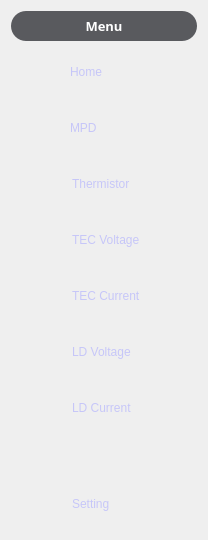
       <widget class="QFrame" name="frame_2">
        <property name="sizePolicy">
         <sizepolicy hsizetype="Fixed" vsizetype="Preferred">
          <horstretch>0</horstretch>
          <verstretch>0</verstretch>
         </sizepolicy>
        </property>
        <property name="minimumSize">
         <size>
          <width>150</width>
          <height>0</height>
         </size>
        </property>
        <property name="styleSheet">
         <string notr="true">QPushButton{
border: none;
border-radius: 15px;
color: rgba(170, 170, 255, 150);
text-align: left;
padding-left: 20px;
margin: 5px;
}
QPushButton:hover{
  background-color: #36393F;
  color:rgba(255, 255, 255, 210);
  border-radius:15px;
}
QPushButton:pressed{
  background:rgba(205, 118, 132, 200);
}</string>
        </property>
        <layout class="QVBoxLayout" name="verticalLayout_2">
         <item>
          <widget class="QLabel" name="label_2">
           <property name="minimumSize">
            <size>
             <width>0</width>
             <height>30</height>
            </size>
           </property>
           <property name="maximumSize">
            <size>
             <width>16777215</width>
             <height>30</height>
            </size>
           </property>
           <property name="palette">
            <palette>
             <active>
              <colorrole role="WindowText">
               <brush brushstyle="SolidPattern">
                <color alpha="255">
                 <red>255</red>
                 <green>255</green>
                 <blue>255</blue>
                </color>
               </brush>
              </colorrole>
              <colorrole role="Button">
               <brush brushstyle="SolidPattern">
                <color alpha="200">
                 <red>47</red>
                 <green>49</green>
                 <blue>54</blue>
                </color>
               </brush>
              </colorrole>
              <colorrole role="Text">
               <brush brushstyle="SolidPattern">
                <color alpha="255">
                 <red>255</red>
                 <green>255</green>
                 <blue>255</blue>
                </color>
               </brush>
              </colorrole>
              <colorrole role="ButtonText">
               <brush brushstyle="SolidPattern">
                <color alpha="255">
                 <red>255</red>
                 <green>255</green>
                 <blue>255</blue>
                </color>
               </brush>
              </colorrole>
              <colorrole role="Base">
               <brush brushstyle="SolidPattern">
                <color alpha="200">
                 <red>47</red>
                 <green>49</green>
                 <blue>54</blue>
                </color>
               </brush>
              </colorrole>
              <colorrole role="Window">
               <brush brushstyle="SolidPattern">
                <color alpha="200">
                 <red>47</red>
                 <green>49</green>
                 <blue>54</blue>
                </color>
               </brush>
              </colorrole>
              <colorrole role="PlaceholderText">
               <brush brushstyle="NoBrush">
                <color alpha="128">
                 <red>255</red>
                 <green>255</green>
                 <blue>255</blue>
                </color>
               </brush>
              </colorrole>
             </active>
             <inactive>
              <colorrole role="WindowText">
               <brush brushstyle="SolidPattern">
                <color alpha="255">
                 <red>255</red>
                 <green>255</green>
                 <blue>255</blue>
                </color>
               </brush>
              </colorrole>
              <colorrole role="Button">
               <brush brushstyle="SolidPattern">
                <color alpha="200">
                 <red>47</red>
                 <green>49</green>
                 <blue>54</blue>
                </color>
               </brush>
              </colorrole>
              <colorrole role="Text">
               <brush brushstyle="SolidPattern">
                <color alpha="255">
                 <red>255</red>
                 <green>255</green>
                 <blue>255</blue>
                </color>
               </brush>
              </colorrole>
              <colorrole role="ButtonText">
               <brush brushstyle="SolidPattern">
                <color alpha="255">
                 <red>255</red>
                 <green>255</green>
                 <blue>255</blue>
                </color>
               </brush>
              </colorrole>
              <colorrole role="Base">
               <brush brushstyle="SolidPattern">
                <color alpha="200">
                 <red>47</red>
                 <green>49</green>
                 <blue>54</blue>
                </color>
               </brush>
              </colorrole>
              <colorrole role="Window">
               <brush brushstyle="SolidPattern">
                <color alpha="200">
                 <red>47</red>
                 <green>49</green>
                 <blue>54</blue>
                </color>
               </brush>
              </colorrole>
              <colorrole role="PlaceholderText">
               <brush brushstyle="NoBrush">
                <color alpha="128">
                 <red>255</red>
                 <green>255</green>
                 <blue>255</blue>
                </color>
               </brush>
              </colorrole>
             </inactive>
             <disabled>
              <colorrole role="WindowText">
               <brush brushstyle="SolidPattern">
                <color alpha="255">
                 <red>255</red>
                 <green>255</green>
                 <blue>255</blue>
                </color>
               </brush>
              </colorrole>
              <colorrole role="Button">
               <brush brushstyle="SolidPattern">
                <color alpha="200">
                 <red>47</red>
                 <green>49</green>
                 <blue>54</blue>
                </color>
               </brush>
              </colorrole>
              <colorrole role="Text">
               <brush brushstyle="SolidPattern">
                <color alpha="255">
                 <red>255</red>
                 <green>255</green>
                 <blue>255</blue>
                </color>
               </brush>
              </colorrole>
              <colorrole role="ButtonText">
               <brush brushstyle="SolidPattern">
                <color alpha="255">
                 <red>255</red>
                 <green>255</green>
                 <blue>255</blue>
                </color>
               </brush>
              </colorrole>
              <colorrole role="Base">
               <brush brushstyle="SolidPattern">
                <color alpha="200">
                 <red>47</red>
                 <green>49</green>
                 <blue>54</blue>
                </color>
               </brush>
              </colorrole>
              <colorrole role="Window">
               <brush brushstyle="SolidPattern">
                <color alpha="200">
                 <red>47</red>
                 <green>49</green>
                 <blue>54</blue>
                </color>
               </brush>
              </colorrole>
              <colorrole role="PlaceholderText">
               <brush brushstyle="NoBrush">
                <color alpha="128">
                 <red>255</red>
                 <green>255</green>
                 <blue>255</blue>
                </color>
               </brush>
              </colorrole>
             </disabled>
            </palette>
           </property>
           <property name="font">
            <font>
             <family>맑은 고딕</family>
             <pointsize>10</pointsize>
             <weight>75</weight>
             <bold>true</bold>
            </font>
           </property>
           <property name="styleSheet">
            <string notr="true">background-color: rgba(47, 49, 54, 200);
border: none;
border-radius: 15px;
color: rgb(255, 255, 255);</string>
           </property>
           <property name="text">
            <string>Menu</string>
           </property>
           <property name="alignment">
            <set>Qt::AlignCenter</set>
           </property>
          </widget>
         </item>
         <item>
          <layout class="QHBoxLayout" name="horizontalLayout_3">
           <property name="spacing">
            <number>0</number>
           </property>
           <property name="topMargin">
            <number>0</number>
           </property>
           <item>
            <widget class="QLabel" name="label_3">
             <property name="minimumSize">
              <size>
               <width>30</width>
               <height>30</height>
              </size>
             </property>
             <property name="maximumSize">
              <size>
               <width>30</width>
               <height>30</height>
              </size>
             </property>
             <property name="styleSheet">
              <string notr="true">image: url(:/img/svg/home.svg);</string>
             </property>
             <property name="text">
              <string/>
             </property>
            </widget>
           </item>
           <item>
            <widget class="QPushButton" name="btn_home">
             <property name="minimumSize">
              <size>
               <width>150</width>
               <height>50</height>
              </size>
             </property>
             <property name="maximumSize">
              <size>
               <width>150</width>
               <height>50</height>
              </size>
             </property>
             <property name="autoFillBackground">
              <bool>false</bool>
             </property>
             <property name="styleSheet">
              <string notr="true"/>
             </property>
             <property name="text">
              <string>Home</string>
             </property>
            </widget>
           </item>
          </layout>
         </item>
         <item>
          <layout class="QHBoxLayout" name="horizontalLayout_5">
           <property name="spacing">
            <number>0</number>
           </property>
           <property name="topMargin">
            <number>0</number>
           </property>
           <item>
            <widget class="QLabel" name="label_5">
             <property name="minimumSize">
              <size>
               <width>30</width>
               <height>30</height>
              </size>
             </property>
             <property name="maximumSize">
              <size>
               <width>30</width>
               <height>30</height>
              </size>
             </property>
             <property name="styleSheet">
              <string notr="true">image: url(:/img/svg/line_chart.svg);</string>
             </property>
             <property name="text">
              <string/>
             </property>
            </widget>
           </item>
           <item>
            <widget class="QPushButton" name="btn_mpd">
             <property name="minimumSize">
              <size>
               <width>150</width>
               <height>50</height>
              </size>
             </property>
             <property name="maximumSize">
              <size>
               <width>150</width>
               <height>50</height>
              </size>
             </property>
             <property name="autoFillBackground">
              <bool>false</bool>
             </property>
             <property name="styleSheet">
              <string notr="true"/>
             </property>
             <property name="text">
              <string>MPD</string>
             </property>
            </widget>
           </item>
          </layout>
         </item>
         <item>
          <layout class="QHBoxLayout" name="horizontalLayout_4">
           <property name="topMargin">
            <number>0</number>
           </property>
           <item>
            <widget class="QLabel" name="label_4">
             <property name="minimumSize">
              <size>
               <width>30</width>
               <height>30</height>
              </size>
             </property>
             <property name="maximumSize">
              <size>
               <width>30</width>
               <height>30</height>
              </size>
             </property>
             <property name="styleSheet">
              <string notr="true">image: url(:/img/svg/heat_map.svg);</string>
             </property>
             <property name="text">
              <string/>
             </property>
            </widget>
           </item>
           <item>
            <widget class="QPushButton" name="btn_ther">
             <property name="minimumSize">
              <size>
               <width>150</width>
               <height>50</height>
              </size>
             </property>
             <property name="maximumSize">
              <size>
               <width>150</width>
               <height>50</height>
              </size>
             </property>
             <property name="autoFillBackground">
              <bool>false</bool>
             </property>
             <property name="styleSheet">
              <string notr="true"/>
             </property>
             <property name="text">
              <string>Thermistor</string>
             </property>
            </widget>
           </item>
          </layout>
         </item>
         <item>
          <layout class="QHBoxLayout" name="horizontalLayout_6">
           <property name="topMargin">
            <number>0</number>
           </property>
           <item>
            <widget class="QLabel" name="label_6">
             <property name="minimumSize">
              <size>
               <width>30</width>
               <height>30</height>
              </size>
             </property>
             <property name="maximumSize">
              <size>
               <width>30</width>
               <height>30</height>
              </size>
             </property>
             <property name="styleSheet">
              <string notr="true">image: url(:/img/svg/combo_chart.svg);</string>
             </property>
             <property name="text">
              <string/>
             </property>
            </widget>
           </item>
           <item>
            <widget class="QPushButton" name="btn_tec_volt">
             <property name="minimumSize">
              <size>
               <width>150</width>
               <height>50</height>
              </size>
             </property>
             <property name="maximumSize">
              <size>
               <width>150</width>
               <height>50</height>
              </size>
             </property>
             <property name="autoFillBackground">
              <bool>false</bool>
             </property>
             <property name="styleSheet">
              <string notr="true"/>
             </property>
             <property name="text">
              <string>TEC Voltage</string>
             </property>
            </widget>
           </item>
          </layout>
         </item>
         <item>
          <layout class="QHBoxLayout" name="horizontalLayout_7">
           <property name="topMargin">
            <number>0</number>
           </property>
           <item>
            <widget class="QLabel" name="label_7">
             <property name="minimumSize">
              <size>
               <width>30</width>
               <height>30</height>
              </size>
             </property>
             <property name="maximumSize">
              <size>
               <width>30</width>
               <height>30</height>
              </size>
             </property>
             <property name="styleSheet">
              <string notr="true">image: url(:/img/svg/combo_chart.svg);</string>
             </property>
             <property name="text">
              <string/>
             </property>
            </widget>
           </item>
           <item>
            <widget class="QPushButton" name="btn_tec_curr">
             <property name="minimumSize">
              <size>
               <width>150</width>
               <height>50</height>
              </size>
             </property>
             <property name="maximumSize">
              <size>
               <width>150</width>
               <height>50</height>
              </size>
             </property>
             <property name="autoFillBackground">
              <bool>false</bool>
             </property>
             <property name="styleSheet">
              <string notr="true"/>
             </property>
             <property name="text">
              <string>TEC Current</string>
             </property>
            </widget>
           </item>
          </layout>
         </item>
         <item>
          <layout class="QHBoxLayout" name="horizontalLayout_9">
           <property name="topMargin">
            <number>0</number>
           </property>
           <item>
            <widget class="QLabel" name="label_9">
             <property name="minimumSize">
              <size>
               <width>30</width>
               <height>30</height>
              </size>
             </property>
             <property name="maximumSize">
              <size>
               <width>30</width>
               <height>30</height>
              </size>
             </property>
             <property name="styleSheet">
              <string notr="true">image: url(:/img/svg/bar_chart.svg);</string>
             </property>
             <property name="text">
              <string/>
             </property>
            </widget>
           </item>
           <item>
            <widget class="QPushButton" name="btn_ld_volt">
             <property name="minimumSize">
              <size>
               <width>150</width>
               <height>50</height>
              </size>
             </property>
             <property name="maximumSize">
              <size>
               <width>150</width>
               <height>50</height>
              </size>
             </property>
             <property name="autoFillBackground">
              <bool>false</bool>
             </property>
             <property name="styleSheet">
              <string notr="true"/>
             </property>
             <property name="text">
              <string>LD Voltage</string>
             </property>
            </widget>
           </item>
          </layout>
         </item>
         <item>
          <layout class="QHBoxLayout" name="horizontalLayout_10">
           <property name="topMargin">
            <number>0</number>
           </property>
           <item>
            <widget class="QLabel" name="label_10">
             <property name="minimumSize">
              <size>
               <width>30</width>
               <height>30</height>
              </size>
             </property>
             <property name="maximumSize">
              <size>
               <width>30</width>
               <height>30</height>
              </size>
             </property>
             <property name="styleSheet">
              <string notr="true">image: url(:/img/svg/bar_chart.svg);</string>
             </property>
             <property name="text">
              <string/>
             </property>
            </widget>
           </item>
           <item>
            <widget class="QPushButton" name="btn_ld_curr">
             <property name="minimumSize">
              <size>
               <width>150</width>
               <height>50</height>
              </size>
             </property>
             <property name="maximumSize">
              <size>
               <width>150</width>
               <height>50</height>
              </size>
             </property>
             <property name="autoFillBackground">
              <bool>false</bool>
             </property>
             <property name="styleSheet">
              <string notr="true"/>
             </property>
             <property name="text">
              <string>LD Current</string>
             </property>
            </widget>
           </item>
          </layout>
         </item>
         <item>
          <spacer name="verticalSpacer">
           <property name="orientation">
            <enum>Qt::Vertical</enum>
           </property>
           <property name="sizeHint" stdset="0">
            <size>
             <width>20</width>
             <height>40</height>
            </size>
           </property>
          </spacer>
         </item>
         <item>
          <layout class="QHBoxLayout" name="horizontalLayout_11">
           <property name="topMargin">
            <number>0</number>
           </property>
           <item>
            <widget class="QLabel" name="label_11">
             <property name="minimumSize">
              <size>
               <width>30</width>
               <height>30</height>
              </size>
             </property>
             <property name="maximumSize">
              <size>
               <width>30</width>
               <height>30</height>
              </size>
             </property>
             <property name="styleSheet">
              <string notr="true">image: url(:/img/svg/settings.svg);</string>
             </property>
             <property name="text">
              <string/>
             </property>
            </widget>
           </item>
           <item>
            <widget class="QPushButton" name="btn_setting">
             <property name="sizePolicy">
              <sizepolicy hsizetype="Preferred" vsizetype="Preferred">
               <horstretch>0</horstretch>
               <verstretch>0</verstretch>
              </sizepolicy>
             </property>
             <property name="minimumSize">
              <size>
               <width>150</width>
               <height>50</height>
              </size>
             </property>
             <property name="maximumSize">
              <size>
               <width>150</width>
               <height>50</height>
              </size>
             </property>
             <property name="autoFillBackground">
              <bool>false</bool>
             </property>
             <property name="styleSheet">
              <string notr="true"/>
             </property>
             <property name="text">
              <string>Setting</string>
             </property>
            </widget>
           </item>
          </layout>
         </item>
        </layout>
       </widget>
